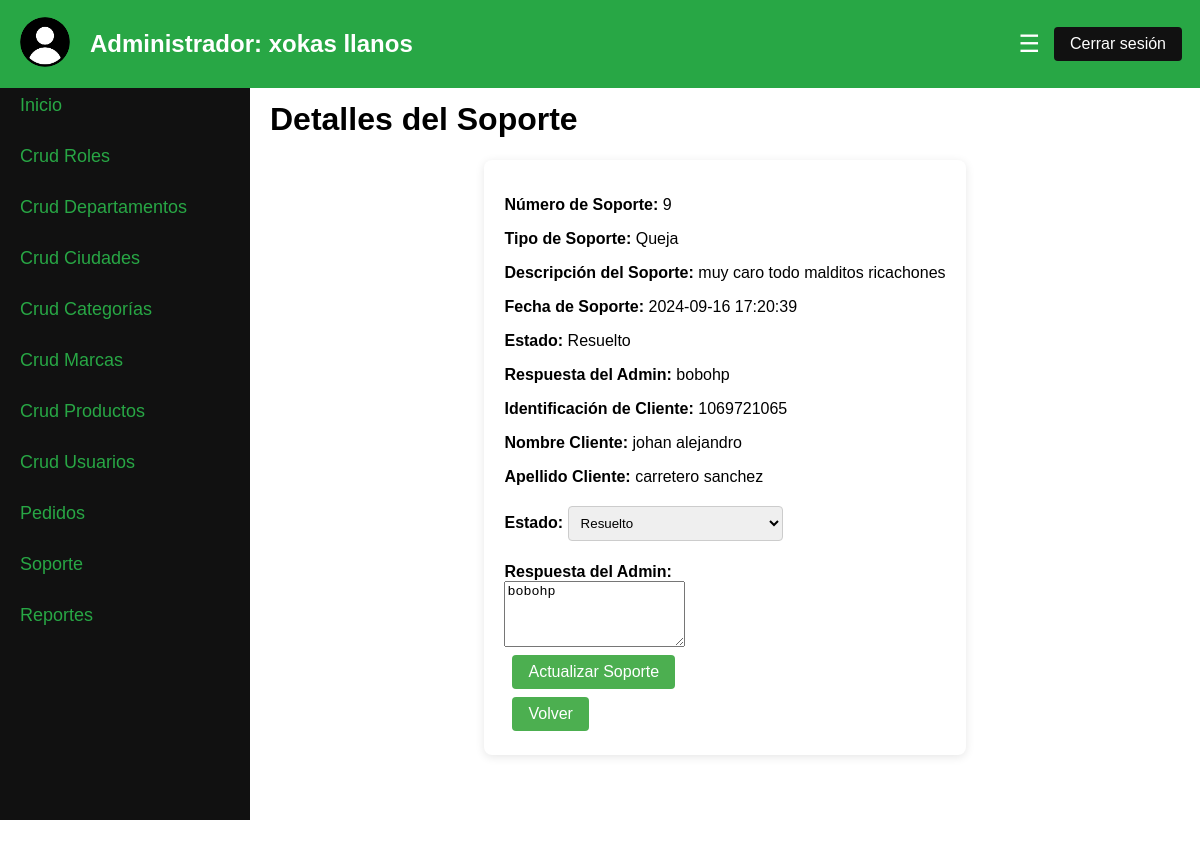
Page /Proyecto_SFT_MNS/cruds/soporte/ver_soporte.php?numero_soporte=9 (signed in) on the committed database.
### tables this page shows
CREATE TABLE `soporte` (
  `numero_soporte` int(11) NOT NULL,
  `usuario_id` int(11) DEFAULT NULL,
  `tipo_soporte` enum('Queja','Rembolso','Cancelar Pedido','Otro') NOT NULL,
  `fecha_soporte` datetime NOT NULL,
  `descripcion_soporte` text NOT NULL,
  `estado_soporte` enum('Pendiente','En proceso','Resuelto','Rechazado') NOT NULL,
  `respuesta_admin` varchar(255) NOT NULL
);

CREATE TABLE `usuarios` (
  `id_usuario` int(11) NOT NULL,
  `nombre_usuario` varchar(100) NOT NULL,
  `apellido_usuario` varchar(100) NOT NULL,
  `email_usuario` varchar(100) NOT NULL,
  `contraseña_usuario` varchar(100) NOT NULL,
  `direccion_usuario` varchar(255) DEFAULT NULL,
  `telefono_usuario` varchar(20) DEFAULT NULL,
  `rol_id` int(11) DEFAULT NULL,
  `ciudad_id` int(11) DEFAULT NULL,
  `departamento_id` int(11) DEFAULT NULL
);

### Proyecto_SFT_MNS/cruds/soporte/ver_soporte.php (the view, shortened to what this page needs)
<?php
require '../../config/database.php';
$numeroSoporte = isset($_GET['numero_soporte']) ? $_GET['numero_soporte'] : '';
$sqlSoporte = "SELECT s.*, u.nombre_usuario, u.apellido_usuario, u.id_usuario
               FROM soporte s
               LEFT JOIN usuarios u ON s.usuario_id = u.id_usuario
               WHERE s.numero_soporte = :numero_soporte";
$stmtSoporte = $base->prepare($sqlSoporte);
$stmtSoporte->execute([':numero_soporte' => $numeroSoporte]);
$soporte = $stmtSoporte->fetch(PDO::FETCH_OBJ);
?>
<!DOCTYPE html>
<html lang="es">
<head>
    <link rel="stylesheet" href="../../css/admin_dashboard.css">
</head>
<body>
    <header>
        <div class="admin-header">
            <div class="admin-logo">
                <img src="../../imagenes/usuario.png" alt="User Logo" width="50" height="50">
            </div>
            <div class="admin-name">
                <h2>Administrador: <?php echo htmlspecialchars($_SESSION['admin_nombre']) . ' ' . htmlspecialchars($_SESSION['admin_apellido']); ?></h2>
            </div>
            <button class="menu-button" onclick="toggleSidebar()">☰</button>
            <form id="logout-form" method="POST" action="../../views/cerrar_sesion.php">
                <button type="button" id="logout-button" class="buttonC">Cerrar sesión</button>
            </form>
        </div>
    </header>
    <div class="admin-container">
        <div class="sidebar" id="sidebar">
            <a href="../../views/admin_dashboard.php">Inicio</a>
            <a href="../../cruds/roles.php" onclick="showSection('roles')">Crud Roles</a>
            <a href="../../cruds/departamentos.php" onclick="showSection('departamentos')">Crud Departamentos</a>
            <a href="../../cruds/ciudades.php" onclick="showSection('ciudades')">Crud Ciudades</a>
            <a href="../../cruds/categorias.php" onclick="showSection('categorias')">Crud Categorías</a>
            <a href="../../cruds/marcas.php" onclick="showSection('marcas')">Crud Marcas</a>
            <a href="../../cruds/productos/productos.php" onclick="showSection('productos')">Crud Productos</a>
            <a href="../../cruds/usuarios/usuarios.php" onclick="showSection('usuarios')">Crud Usuarios</a>
            <a href="../../cruds/pedidos/pedidos.php" onclick="showSection('pedidos')">Pedidos</a>
            <a href="../../cruds/soporte/soporte.php" onclick="showSection('soporte')">Soporte</a>
            <a href="../../views/reportes.php" onclick="showSection('reportes')">Reportes</a>
        </div>
        <main id="main-content">
            <div id="soporte" class="section active">
                <h1><span class="color">Detalles del Soporte</span></h1>
                <div class="crud-container">
                    <div class="soporte-details">
                        <p><strong>Número de Soporte:</strong> <?php echo htmlspecialchars($soporte->numero_soporte); ?></p>
                        <p><strong>Tipo de Soporte:</strong> <?php echo htmlspecialchars($soporte->tipo_soporte); ?></p>
                        <p><strong>Descripción del Soporte:</strong> <?php echo htmlspecialchars($soporte->descripcion_soporte); ?></p>
                        <p><strong>Fecha de Soporte:</strong> <?php echo htmlspecialchars($soporte->fecha_soporte); ?></p>
                        <p><strong>Estado:</strong> <?php echo htmlspecialchars($soporte->estado_soporte); ?></p>
                        <p><strong>Respuesta del Admin:</strong> <?php echo htmlspecialchars($soporte->respuesta_admin) ? htmlspecialchars($soporte->respuesta_admin) : 'Sin respuesta'; ?></p>
                        <p><strong>Identificación de Cliente:</strong> <?php echo htmlspecialchars($soporte->id_usuario); ?></p>
                        <p><strong>Nombre Cliente:</strong> <?php echo htmlspecialchars($soporte->nombre_usuario); ?></p>
                        <p><strong>Apellido Cliente:</strong> <?php echo htmlspecialchars($soporte->apellido_usuario); ?></p>
                    </div>
                    <form method="POST" action="">
                        <div class="form-group">
                            <label for="estado_soporte"><strong>Estado:</strong></label>
                            <select id="estado_soporte" name="estado_soporte" required>
                                <option value="Resuelto" <?php echo ($soporte->estado_soporte === 'Resuelto') ? 'selected' : ''; ?>>Resuelto</option>
                            </select>
                        </div><br>
                        <div class="form-group">
                            <label for="respuesta_admin"><strong>Respuesta del Admin:</strong></label><br>
                            <textarea id="respuesta_admin" name="respuesta_admin" rows="4" required><?php echo htmlspecialchars($soporte->respuesta_admin); ?></textarea>
                        </div>
                        <button type="submit" class="button">Actualizar Soporte</button>
                    </form>
                    <a href="soporte.php" class="button">Volver</a>
                </div>
            </div>
        </main>
    </div>
</body>
</html>

### Proyecto_SFT_MNS/css/admin_dashboard.css (style rules this page uses)
body { font-family: Arial, sans-serif; margin: 0; padding: 0; background-image: url('https://encrypted-tbn1.gstatic.com/images?q=tbn:ANd9GcTl8zCvfB75PyeroTWu3tACRRlS4amHP_ynZzlkOtGCr-wXX840'); display: flex; flex-direction: column; }
.admin-header { display: flex; align-items: center; justify-content: space-between; padding: 10px 20px; background-color: #28a745; color: white; position: fixed; top: 0; left: 0; width: 100%; z-index: 1000; }
.admin-logo img { border-radius: 50%; }
.admin-name { flex-grow: 1; margin-left: 20px; }
.menu-button { position: relative; left: -30px; background: none; border: none; color: white; font-size: 24px; cursor: pointer; }
.admin-container { display: flex; flex-direction: row; height: 100vh; margin-top: 60px; }
.sidebar { width: 250px; background-color: #111; overflow-x: hidden; transition: width 0.5s; position: fixed; top: 60px; left: 0; height: calc(100vh - 60px); padding-top: 20px; display: flex; flex-direction: column; }
.sidebar a { padding: 15px 20px; text-decoration: none; font-size: 18px; color: #28a745; display: block; transition: 0.3s; }
main { margin-left: 250px; padding: 20px; flex-grow: 1; transition: margin-left 0.5s; }
.crud-container { max-width: max-content; background: white; margin: auto; padding: 20px; border-radius: 8px; box-shadow: 0 2px 10px rgba(0, 0, 0, 0.1); }
.section { display: none; }
.section.active { display: block; }
.color { color: rgb(0, 0, 0); }
.form-group select { width: 215px; padding: 8px; margin: 4px 0; border-radius: 4px; border: 1px solid #ccc; }
.button, input[type="submit"].button { display: inline-block; padding: 8px 16px; margin: 4px 8px; border: none; border-radius: 4px; background-color: #4CAF50; color: white; text-align: center; text-decoration: none; font-size: 16px; cursor: pointer; }
.buttonC, input[type="submit"].buttonC { display: inline-block; position: relative; left: -30px; padding: 8px 16px; margin: 4px 8px; border: none; border-radius: 4px; background-color: #111; color: white; text-align: center; text-decoration: none; font-size: 16px; cursor: pointer; }

### rows in the picture
soporte: numero_soporte "9", tipo_soporte "Queja", descripcion_soporte "muy caro todo malditos ricachones", fecha_soporte "2024-09-16 17:20:39", estado_soporte "Resuelto", respuesta_admin "bobohp", usuario.id_usuario "1069721065", usuario.nombre_usuario "johan alejandro", usuario.apellido_usuario "carretero sanchez"

### other values in the picture
$_SESSION['admin_nombre'] "xokas"
$_SESSION['admin_apellido'] "llanos"
